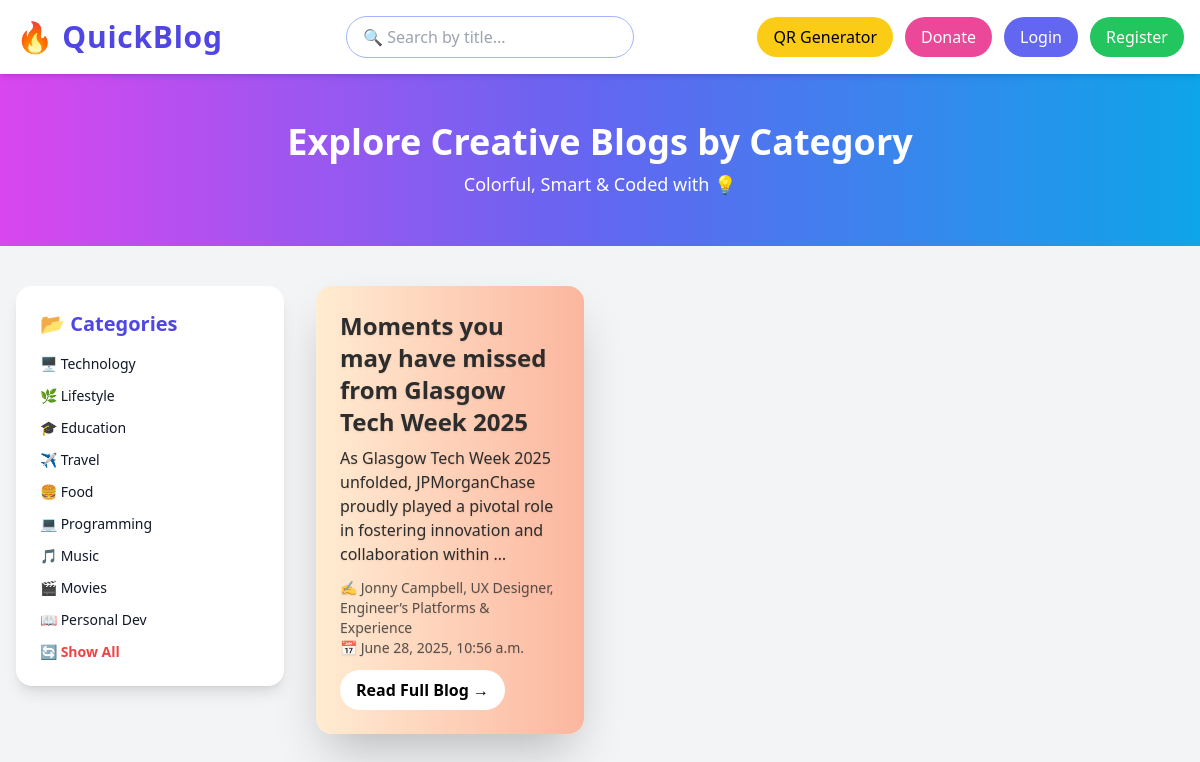
Page /filter/?category=tech on the committed database.
### blogs/models.py (models this page shows)
class Blogs(models.Model):
    title = models.CharField(max_length=200)
    category = models.CharField(max_length=20, choices = [
        ("tech", "Technology"),
        ("life", "Lifestyle"),
        ("edu", "Education"),
        ("travel", "Travel"),
        ("food", "Food"),
        ("news", "News"),
        ("finance", "Finance"),
        ("health", "Health & Wellness"),
        ("sports", "Sports"),
        ("code", "Programming"),
        ("art", "Art & Design"),
        ("business", "Business"),
        ("gaming", "Gaming"),
        ("science", "Science"),
        ("books", "Books & Literature"),
        ("music", "Music"),
        ("movies", "Movies & TV"),
        ("personal", "Personal Development"),
    ],default=('tech','technology'))
    description = models.CharField(max_length=300)
    date = models.DateTimeField()
    author = models.CharField(max_length=100)
    content = HTMLField()
    image = models.FileField(
        upload_to="news_img/", max_length=240, null=True, default=None
    )

### _02_blog_post/views.py (the view)
# urls.py: path("filter/", views.filter, name="filter"),
def filter(request):
    category = request.GET.get("category")
    blogs = Blogs.objects.all().filter(category=category)
    if blogs == None:
        return HttpResponse("There is no blogs on this category")
    return render(request, "index.html", {"data": blogs})

### templates/index.html (shortened to what this page needs)
<!DOCTYPE html>
<html lang="en">
<head>
  <script src="https://cdn.tailwindcss.com"></script>
</head>
<body class="bg-gray-100 text-gray-900 font-sans">
  <nav class="bg-white shadow-md p-4 flex flex-col sm:flex-row sm:justify-between sm:items-center sticky top-0 z-10 space-y-3 sm:space-y-0">
    <h1 class="text-3xl font-bold text-indigo-600 tracking-wide">🔥 QuickBlog</h1>
    <form method="GET" action="{% url 'search' %}" class="w-full sm:w-auto">
      <input type="text" name="search" placeholder="🔍 Search by title..." class="w-full sm:w-72 px-4 py-2 rounded-full border border-indigo-300 focus:outline-none focus:ring-2 focus:ring-indigo-400 transition" />
    </form>
    <div class="space-x-3 flex flex-wrap items-center justify-center">
      <a href="{% url 'payment' %}" class="px-4 py-2 bg-yellow-400 text-black rounded-full hover:bg-yellow-500 transition">QR Generator</a>
      <a href="{% url 'donation' %}" class="px-4 py-2 bg-pink-500 text-white rounded-full hover:bg-pink-600 transition">Donate</a>
      {% if user.is_authenticated %}
        <a href="{% url 'logout' %}" class="px-4 py-2 bg-green-500 text-white rounded-full hover:bg-green-600 transition">Logout</a>
      {% else %}
        <a href="{% url 'loginUser' %}" class="px-4 py-2 bg-indigo-500 text-white rounded-full hover:bg-indigo-600 transition">Login</a>
        <a href="{% url 'register' %}" class="px-4 py-2 bg-green-500 text-white rounded-full hover:bg-green-600 transition">Register</a>
      {% endif %}
    </div>
  </nav>
  <section class="bg-gradient-to-r from-fuchsia-500 via-indigo-500 to-sky-500 text-white text-center py-12 px-6">
    <h2 class="text-4xl font-extrabold mb-2">Explore Creative Blogs by Category</h2>
    <p class="text-lg">Colorful, Smart & Coded with 💡</p>
  </section>
  <div class="max-w-7xl mx-auto px-4 py-10 grid grid-cols-1 md:grid-cols-4 gap-8">
    <aside class="md:col-span-1">
      <div class="sticky top-24 bg-white rounded-2xl shadow-lg p-6">
        <h3 class="text-xl font-bold mb-4 text-indigo-600">📂 Categories</h3>
        <ul class="space-y-3 text-sm font-medium">
          <li><a href="{% url 'filter' %}?category=tech" class="block hover:text-indigo-500">🖥️ Technology</a></li>
          <li><a href="{% url 'filter' %}?category=life" class="block hover:text-indigo-500">🌿 Lifestyle</a></li>
          <li><a href="{% url 'filter' %}?category=edu" class="block hover:text-indigo-500">🎓 Education</a></li>
          <li><a href="{% url 'filter' %}?category=travel" class="block hover:text-indigo-500">✈️ Travel</a></li>
          <li><a href="{% url 'filter' %}?category=food" class="block hover:text-indigo-500">🍔 Food</a></li>
          <li><a href="{% url 'filter' %}?category=code" class="block hover:text-indigo-500">💻 Programming</a></li>
          <li><a href="{% url 'filter' %}?category=music" class="block hover:text-indigo-500">🎵 Music</a></li>
          <li><a href="{% url 'filter' %}?category=movies" class="block hover:text-indigo-500">🎬 Movies</a></li>
          <li><a href="{% url 'filter' %}?category=personal" class="block hover:text-indigo-500">📖 Personal Dev</a></li>
          <li><a href=".." class="block text-red-500 hover:text-red-600 font-semibold">🔄 Show All</a></li>
        </ul>
      </div>
    </aside>
    <main class="md:col-span-3 grid sm:grid-cols-2 lg:grid-cols-3 gap-8">
      {% for d in data %}
      <div class="rounded-2xl overflow-hidden animate-card card-gradient p-6 flex flex-col justify-between shadow-2xl">
        <div>
          <h2 class="text-2xl font-bold mb-2">{{ d.title }}</h2>
          <p class="mb-3">{{ d.description|truncatewords:18 }}</p>
        </div>
        <div class="text-sm opacity-80 mb-3">
          ✍️ {{ d.author }} <br> 📅 {{ d.date }}
        </div>
        <a href="{% url 'blog_page' d.id %}" class="self-start bg-white text-black px-4 py-2 rounded-full font-semibold hover:bg-black hover:text-white transition-all">Read Full Blog →</a>
      </div>
      {% endfor %}
    </main>
  </div>
</body>
</html>

### templates/index.html (style rules this page uses)
.animate-card { transition: transform 0.3s ease, box-shadow 0.3s ease; }
.card-gradient:nth-child(4n+1) { background: linear-gradient(to right, #ffecd2, #fcb69f); color: #2d2d2d; }
.card-gradient h2, .card-gradient p, .card-gradient div { text-shadow: 0 1px 2px rgba(0, 0, 0, 0.1); }

### rows in the picture
Blogs: title "Moments you may have missed from Glasgow Tech Week 2025", description "As Glasgow Tech Week 2025 unfolded, JPMorganChase proudly played a pivotal role in fostering innovation and collaboration within …", author "Jonny Campbell, UX Designer, Engineer’s Platforms & Experience", date "June 28, 2025, 10:56 a.m."
